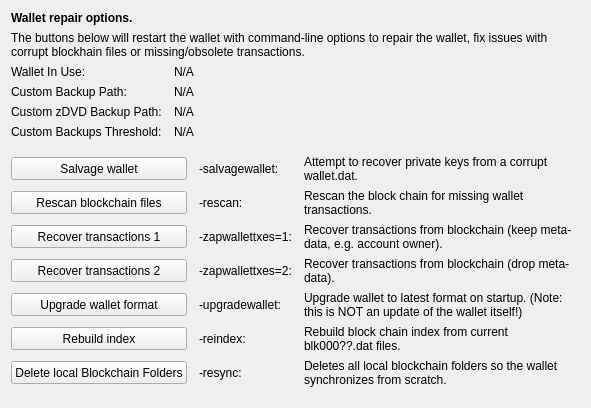
     <widget class="QWidget" name="tab_repair">
      <attribute name="title">
       <string>&amp;Wallet Repair</string>
      </attribute>
      <layout class="QGridLayout" name="gridLayout_4" columnstretch="0,0,0,0">
       <property name="horizontalSpacing">
        <number>12</number>
       </property>
       <item row="0" column="0" colspan="4">
        <widget class="QLabel" name="label_repair_header">
         <property name="font">
          <font>
           <weight>75</weight>
           <bold>true</bold>
          </font>
         </property>
         <property name="text">
          <string>Wallet repair options.</string>
         </property>
        </widget>
       </item>
       <item row="1" column="0" colspan="4">
        <widget class="QLabel" name="label_repair_helptext">
         <property name="font">
          <font>
           <weight>50</weight>
           <bold>false</bold>
          </font>
         </property>
         <property name="text">
          <string>The buttons below will restart the wallet with command-line options to repair the wallet, fix issues with corrupt blockhain files or missing/obsolete transactions.</string>
         </property>
         <property name="wordWrap">
          <bool>true</bool>
         </property>
        </widget>
       </item>
       <item row="2" column="0">
        <widget class="QLabel" name="wallet_path_label">
         <property name="text">
          <string>Wallet In Use:</string>
         </property>
        </widget>
       </item>
       <item row="2" column="1" colspan="3">
        <widget class="QLabel" name="wallet_path">
         <property name="cursor">
          <cursorShape>IBeamCursor</cursorShape>
         </property>
         <property name="text">
          <string>N/A</string>
         </property>
         <property name="textFormat">
          <enum>Qt::PlainText</enum>
         </property>
         <property name="textInteractionFlags">
          <set>Qt::LinksAccessibleByMouse|Qt::TextSelectableByKeyboard|Qt::TextSelectableByMouse</set>
         </property>
        </widget>
       </item>
       <item row="3" column="0">
        <widget class="QLabel" name="wallet_custombackuppath_label">
         <property name="text">
          <string>Custom Backup Path:</string>
         </property>
         <property name="visible">
          <bool>false</bool>
         </property>
        </widget>
       </item>
       <item row="3" column="1" colspan="3">
        <widget class="QLabel" name="wallet_custombackuppath">
         <property name="cursor">
          <cursorShape>IBeamCursor</cursorShape>
         </property>
         <property name="text">
          <string>N/A</string>
         </property>
         <property name="textFormat">
          <enum>Qt::PlainText</enum>
         </property>
         <property name="textInteractionFlags">
          <set>Qt::LinksAccessibleByMouse|Qt::TextSelectableByKeyboard|Qt::TextSelectableByMouse</set>
         </property>
         <property name="visible">
          <bool>false</bool>
         </property>
        </widget>
       </item>
       <item row="4" column="0">
        <widget class="QLabel" name="wallet_customzdevbackuppath_label">
         <property name="text">
          <string>Custom zDVD Backup Path:</string>
         </property>
         <property name="visible">
          <bool>false</bool>
         </property>
        </widget>
       </item>
       <item row="4" column="1" colspan="3">
        <widget class="QLabel" name="wallet_customzdevbackuppath">
         <property name="cursor">
          <cursorShape>IBeamCursor</cursorShape>
         </property>
         <property name="text">
          <string>N/A</string>
         </property>
         <property name="textFormat">
          <enum>Qt::PlainText</enum>
         </property>
         <property name="textInteractionFlags">
          <set>Qt::LinksAccessibleByMouse|Qt::TextSelectableByKeyboard|Qt::TextSelectableByMouse</set>
         </property>
         <property name="visible">
          <bool>false</bool>
         </property>
        </widget>
       </item>
       <item row="5" column="0">
        <widget class="QLabel" name="wallet_custombackupthreshold_label">
         <property name="text">
          <string>Custom Backups Threshold:</string>
         </property>
         <property name="visible">
          <bool>false</bool>
         </property>
        </widget>
       </item>
       <item row="5" column="1" colspan="3">
        <widget class="QLabel" name="wallet_custombackupthreshold">
         <property name="cursor">
          <cursorShape>IBeamCursor</cursorShape>
         </property>
         <property name="text">
          <string>N/A</string>
         </property>
         <property name="textFormat">
          <enum>Qt::PlainText</enum>
         </property>
         <property name="textInteractionFlags">
          <set>Qt::LinksAccessibleByMouse|Qt::TextSelectableByKeyboard|Qt::TextSelectableByMouse</set>
         </property>
         <property name="visible">
          <bool>false</bool>
         </property>
        </widget>
       </item>
       <item row="6" column="0">
        <spacer name="verticalSpacer_repair1">
         <property name="orientation">
          <enum>Qt::Vertical</enum>
         </property>
         <property name="sizeHint" stdset="0">
          <size>
           <width>10</width>
           <height>10</height>
          </size>
         </property>
        </spacer>
       </item>
       <item row="7" column="0" colspan="2">
        <widget class="QPushButton" name="btn_salvagewallet">
         <property name="minimumSize">
          <size>
           <width>100</width>
           <height>23</height>
          </size>
         </property>
         <property name="text">
          <string>Salvage wallet</string>
         </property>
        </widget>
       </item>
       <item row="7" column="2">
        <widget class="QLabel" name="label_repair_salvage_command">
         <property name="text">
          <string notr="true">-salvagewallet:</string>
         </property>
        </widget>
       </item>
       <item row="7" column="3">
        <widget class="QLabel" name="label_repair_salvage">
         <property name="text">
          <string>Attempt to recover private keys from a corrupt wallet.dat.</string>
         </property>
         <property name="wordWrap">
          <bool>true</bool>
         </property>
        </widget>
       </item>
       <item row="8" column="0" colspan="2">
        <widget class="QPushButton" name="btn_rescan">
         <property name="minimumSize">
          <size>
           <width>100</width>
           <height>23</height>
          </size>
         </property>
         <property name="text">
          <string>Rescan blockchain files</string>
         </property>
        </widget>
       </item>
       <item row="8" column="2">
        <widget class="QLabel" name="label_repair_rescan_command">
         <property name="text">
          <string notr="true">-rescan:</string>
         </property>
        </widget>
       </item>
       <item row="8" column="3">
        <widget class="QLabel" name="label_repair_rescan">
         <property name="text">
          <string>Rescan the block chain for missing wallet transactions.</string>
         </property>
         <property name="wordWrap">
          <bool>true</bool>
         </property>
        </widget>
       </item>
       <item row="9" column="0" colspan="2">
        <widget class="QPushButton" name="btn_zapwallettxes1">
         <property name="minimumSize">
          <size>
           <width>100</width>
           <height>23</height>
          </size>
         </property>
         <property name="text">
          <string>Recover transactions 1</string>
         </property>
        </widget>
       </item>
       <item row="9" column="2">
        <widget class="QLabel" name="label_repair_zap1_command">
         <property name="text">
          <string notr="true">-zapwallettxes=1:</string>
         </property>
        </widget>
       </item>
       <item row="9" column="3">
        <widget class="QLabel" name="label_repair_zap1">
         <property name="text">
          <string>Recover transactions from blockchain (keep meta-data, e.g. account owner).</string>
         </property>
         <property name="wordWrap">
          <bool>true</bool>
         </property>
        </widget>
       </item>
       <item row="10" column="0" colspan="2">
        <widget class="QPushButton" name="btn_zapwallettxes2">
         <property name="minimumSize">
          <size>
           <width>100</width>
           <height>23</height>
          </size>
         </property>
         <property name="text">
          <string>Recover transactions 2</string>
         </property>
        </widget>
       </item>
       <item row="10" column="2">
        <widget class="QLabel" name="label_repair_zap2_command">
         <property name="text">
          <string notr="true">-zapwallettxes=2:</string>
         </property>
        </widget>
       </item>
       <item row="10" column="3">
        <widget class="QLabel" name="label_repair_zap2">
         <property name="text">
          <string>Recover transactions from blockchain (drop meta-data).</string>
         </property>
         <property name="wordWrap">
          <bool>true</bool>
         </property>
        </widget>
       </item>
       <item row="11" column="0" colspan="2">
        <widget class="QPushButton" name="btn_upgradewallet">
         <property name="minimumSize">
          <size>
           <width>100</width>
           <height>23</height>
          </size>
         </property>
         <property name="text">
          <string>Upgrade wallet format</string>
         </property>
        </widget>
       </item>
       <item row="11" column="2">
        <widget class="QLabel" name="label_repair_upgrade_command">
         <property name="text">
          <string notr="true">-upgradewallet:</string>
         </property>
        </widget>
       </item>
       <item row="11" column="3">
        <widget class="QLabel" name="label_repair_upgrade">
         <property name="text">
          <string>Upgrade wallet to latest format on startup. (Note: this is NOT an update of the wallet itself!)</string>
         </property>
         <property name="wordWrap">
          <bool>true</bool>
         </property>
        </widget>
       </item>
       <item row="12" column="0" colspan="2">
        <widget class="QPushButton" name="btn_reindex">
         <property name="minimumSize">
          <size>
           <width>100</width>
           <height>23</height>
          </size>
         </property>
         <property name="text">
          <string>Rebuild index</string>
         </property>
        </widget>
       </item>
       <item row="12" column="2">
        <widget class="QLabel" name="label_repair_reindex_command">
         <property name="text">
          <string notr="true">-reindex:</string>
         </property>
        </widget>
       </item>
       <item row="12" column="3">
        <widget class="QLabel" name="label_repair_reindex">
         <property name="text">
          <string>Rebuild block chain index from current blk000??.dat files.</string>
         </property>
         <property name="wordWrap">
          <bool>true</bool>
         </property>
        </widget>
       </item>
       <item row="13" column="0" colspan="2">
        <widget class="QPushButton" name="btn_resync">
         <property name="minimumSize">
          <size>
           <width>100</width>
           <height>23</height>
          </size>
         </property>
         <property name="text">
          <string>Delete local Blockchain Folders</string>
         </property>
        </widget>
       </item>
       <item row="13" column="2">
        <widget class="QLabel" name="label_repair_resync_command">
         <property name="text">
          <string>-resync:</string>
         </property>
        </widget>
       </item>
       <item row="13" column="3">
        <widget class="QLabel" name="label_repair_resync">
         <property name="text">
          <string>Deletes all local blockchain folders so the wallet synchronizes from scratch.</string>
         </property>
         <property name="wordWrap">
          <bool>true</bool>
         </property>
        </widget>
       </item>
       <item row="14" column="0">
        <spacer name="verticalSpacer_repair2">
         <property name="orientation">
          <enum>Qt::Vertical</enum>
         </property>
         <property name="sizeHint" stdset="0">
          <size>
           <width>20</width>
           <height>10</height>
          </size>
         </property>
        </spacer>
       </item>
      </layout>
     </widget>
